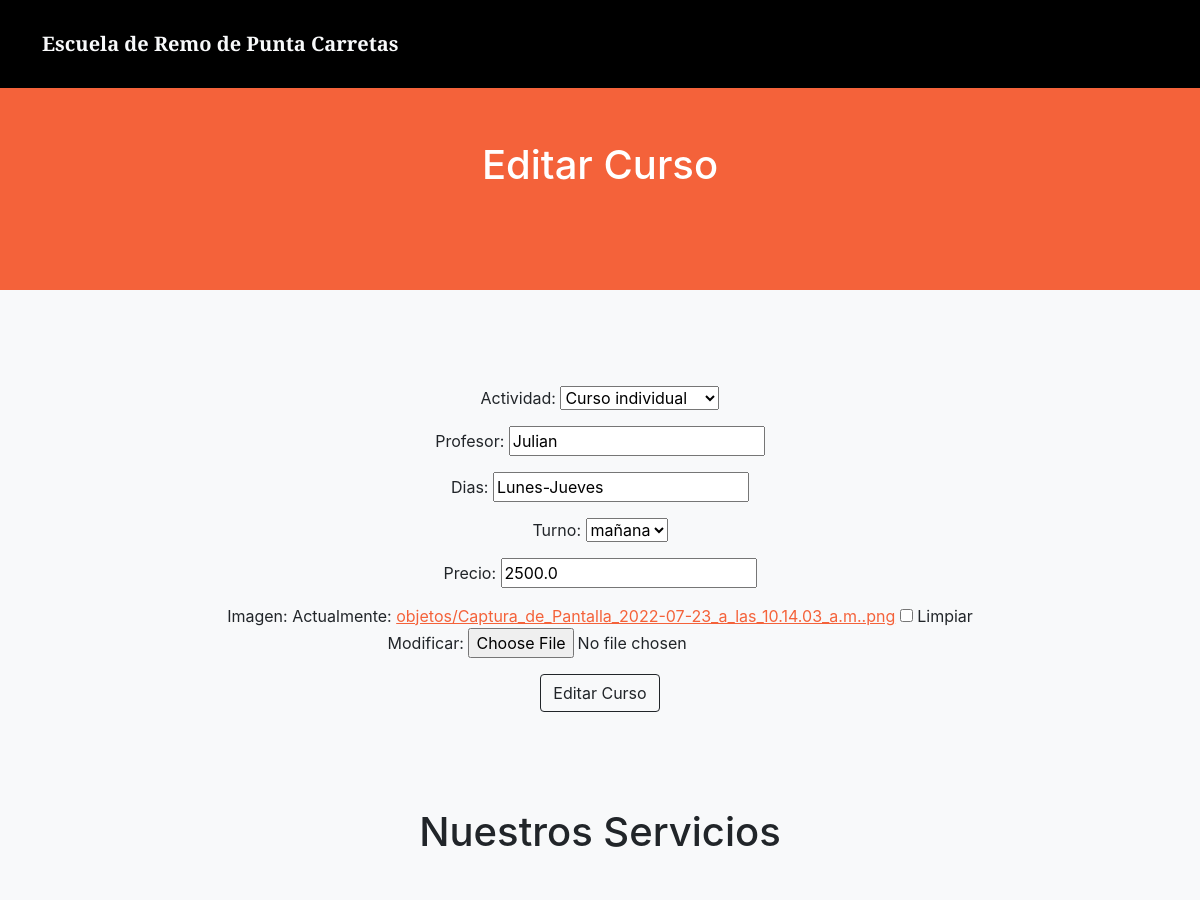
Page /editar_curso/1 (signed in, upper part) on the earlier database version.
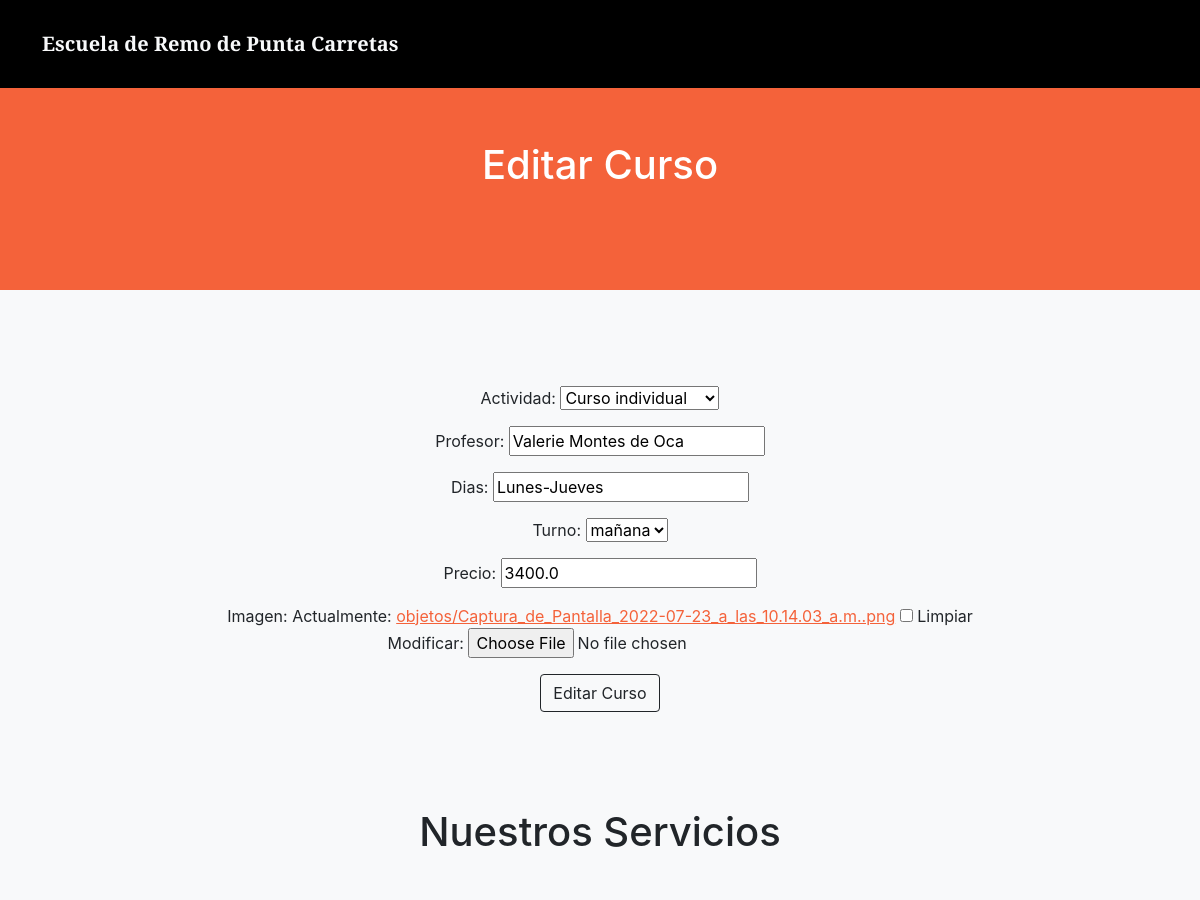
Same page on the later database version.
### perfilesapp/models.py (models this page shows)
class TiendaActividad(models.Model):
    ACTIVIDAD=(
        ("Curso Individual", "Curso individual"),
        ("Curso para dos", "Curso para dos"),
        ("Curso para cuatro", "Curso para cuatro"),
        ("Salida en trainera", "Salida en trainera"),
    )
    actividad= models.CharField("Actividad", choices=ACTIVIDAD, max_length=30)
    profesor= models.CharField("NombreProfesor", max_length=30)
    dias= models.CharField("Dias", max_length=30)
    TURNOS=(
        ("mañana", "mañana"),
        ("tarde", "tarde"),
    )
    turno= models.CharField("Turno", choices=TURNOS, max_length=30)
    precio= models.FloatField("Precio $")
    imagen = models.ImageField("Imagen", upload_to="objetos/", null=True, blank = True) # despues de que todo tenga imagen puedo comentar , null=True, blank=True
    class Meta:
        verbose_name_plural = "Tienda de Actividades"

### perfilesapp/views.py (the view, shortened to what this page needs)
# urls.py: path('editar_curso/<curso_id>', editar_curso, name="editar_curso"),
@staff_member_required
def editar_curso(request, curso_id):
    try:
        avatar= Avatar.objects.get(usuario=request.user)
        url= avatar.imagen.url
    except:
        url= "/media/avatar/generic.png"
    cursos = TiendaActividad.objects.get(id=curso_id)
    formulario_vacio = CursoFormulario(initial={"actividad":cursos.actividad,
                                              "profesor":cursos.profesor,
                                              "dias": cursos.dias,
                                              "turno":cursos.turno,
                                              "precio":cursos.precio,
                                              "imagen": cursos.imagen})
    return render(request, "perfilesapp/editar_curso.html", {"form":formulario_vacio, "url":url})

### perfilesapp/forms.py
class CursoFormulario(forms.Form):
    ACTIVIDADES=( ("Curso individual", "Curso individual"),
        ("Curso para dos", "Curso para dos"),
        ("Curso para cuatro", "Curso para cuatro"),
        ("Salida en trainera", "Salida en trainera"),
    )
    TURNOS=(
        ("mañana", "mañana"),
        ("tarde", "tarde"),
    )
    actividad = forms.CharField( label="Actividad", widget=forms.Select(choices=ACTIVIDADES))
    profesor = forms.CharField(max_length=30, label="Profesor")
    dias = forms.CharField( label= "Dias")
    turno = forms.CharField(label= "Turno", widget=forms.Select(choices=TURNOS))
    precio = forms.IntegerField(label= "Precio")
    imagen = forms.ImageField(label= "Imagen", required=False) ##################
    class Meta():
        model = TiendaActividad
        fields = ['actividad', 'profesor', 'dias', 'turno', 'precio', 'imagen']

### perfilesapp/templates/perfilesapp/editar_curso.html (shortened to what this page needs)
{% extends 'perfilesapp/base.html' %}
{% load static %}
{% block about %}
<div>
    <p class="justify-content-center">
        <br>
        <br>
        <h1 style="color:white" >
            Editar Curso
        </h1>
        <br>
        <br>
    </p>
</div>
{% endblock %}
{% block servicios %}
<div style="text-align:center">
    <section class="bg-light py-5">
        <form action="" method="post" enctype="multipart/form-data">
            {{form.as_p}}
            <a href="{% url 'cursos' %}"><button class="btn btn-outline-dark">Editar Curso</button></a>
        </form>
    </section>
</div>
{% endblock %}

Differences in the rows shown:
changed TiendaActividad "Curso individual": profesor "Julian" → "Valerie Montes de Oca"; precio "2500.0" → "3400.0"
